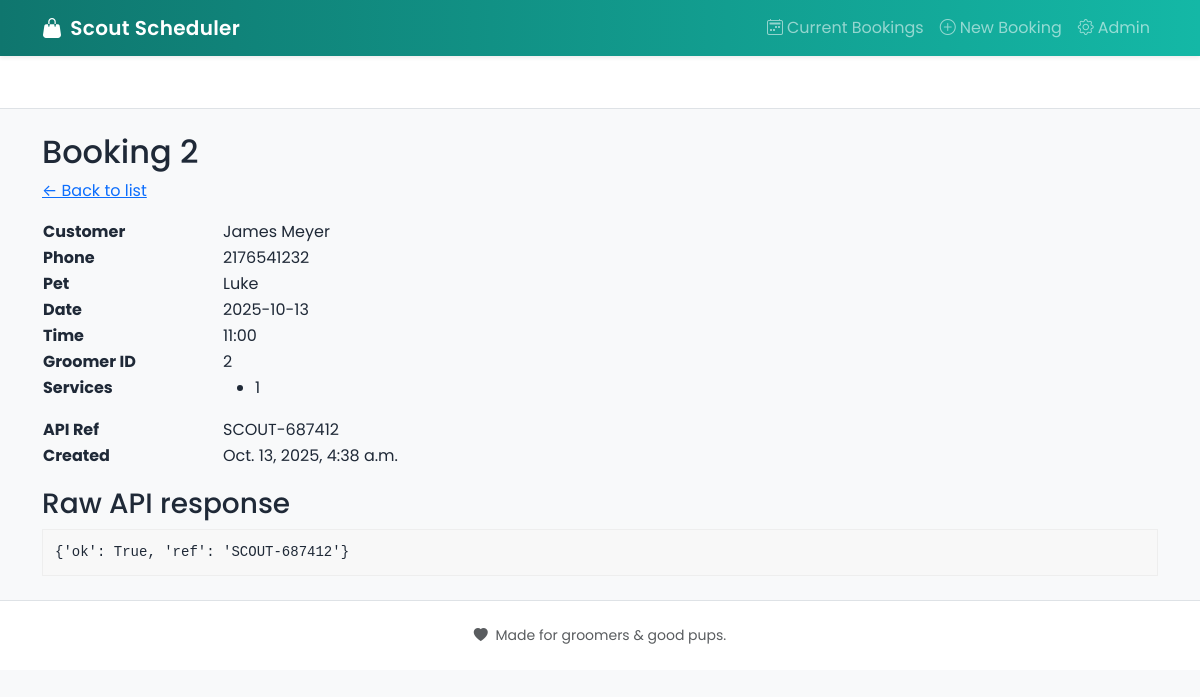
The page /booking/2/ on the database its author committed.
### booking/models.py (models this page shows, shortened)
class Booking(models.Model):
    customer = models.ForeignKey(Customer, on_delete=models.SET_NULL, null=True, blank=True)
    pet_name = models.CharField(max_length=100, blank=True, null=True)
    class Meta:
        unique_together = ('groomer_id', 'appointment_date', 'appointment_time')
    services = models.JSONField(default=list, blank=True)
    groomer_id = models.IntegerField(null=True, blank=True)
    appointment_date = models.DateField(null=True, blank=True)
    appointment_time = models.CharField(max_length=20, blank=True, null=True)
    api_ref = models.CharField(max_length=100, blank=True, null=True)
    api_payload = models.JSONField(default=dict, blank=True)
    api_response = models.JSONField(default=dict, blank=True)
    created_at = models.DateTimeField(auto_now_add=True)
    updated_at = models.DateTimeField(auto_now=True)

class Customer(models.Model):
    first_name = models.CharField(max_length=100)
    last_name  = models.CharField(max_length=100)
    phone      = models.CharField(max_length=30)
    created_at = models.DateTimeField(auto_now_add=True)
    class Meta:
        unique_together = ('first_name', 'last_name', 'phone')

### booking/views.py (the view)
# urls.py: path('<int:pk>/', views.booking_detail, name='detail'),
def booking_detail(request, pk):
    booking = get_object_or_404(Booking.objects.select_related('customer'), pk=pk)
    return render(request, 'booking/booking_detail.html', {'booking': booking})

### booking/templates/booking/booking_detail.html (shortened to what this page needs)
{% extends "booking/base.html" %}
{% block content %}
  <h2>Booking {{ booking.id }}</h2>
  <p><a href="{% url 'booking:list' %}">← Back to list</a></p>
  <table style="max-width:720px;">
    <tr><th style="text-align:left; width:180px;">Customer</th><td>{% if booking.customer %}{{ booking.customer.first_name }} {{ booking.customer.last_name }}{% else %}Unknown{% endif %}</td></tr>
    <tr><th style="text-align:left;">Phone</th><td>{% if booking.customer %}{{ booking.customer.phone }}{% else %}—{% endif %}</td></tr>
    <tr><th style="text-align:left;">Pet</th><td>{{ booking.pet_name|default:"—" }}</td></tr>
    <tr><th style="text-align:left;">Date</th><td>{{ booking.appointment_date|date:"Y-m-d" }}</td></tr>
    <tr><th style="text-align:left;">Time</th><td>{{ booking.appointment_time }}</td></tr>
    <tr><th style="text-align:left;">Groomer ID</th><td>{{ booking.groomer_id|default:"—" }}</td></tr>
    <tr><th style="text-align:left; vertical-align:top;">Services</th>
      <td>
        {% if booking.services %}
          <ul>
            {% for s in booking.services %}
              <li>
                {% if s.name %}{{ s.name }} (id: {{ s.id }}){% else %}{{ s }}{% endif %}
              </li>
            {% endfor %}
          </ul>
        {% else %}
          —
        {% endif %}
      </td>
    </tr>
    <tr><th style="text-align:left;">API Ref</th><td>{{ booking.api_ref|default:"—" }}</td></tr>
    <tr><th style="text-align:left;">Created</th><td>{{ booking.created_at }}</td></tr>
  </table>
  <h3 style="margin-top:18px;">Raw API response</h3>
  <pre style="background:#f8f8f8; padding:12px; border:1px solid #eee;">{{ booking.api_response|default:"{}" }}</pre>
{% endblock %}

### static/css/app.css (style rules this page uses)
:root { --brand: #0f766e; --brand-2: #14b8a6; --accent: #fb7185; --ink: #1f2937; --soft-bg: #f6f9fb; }
body { font-family: "Poppins", system-ui, -apple-system, Segoe UI, Roboto, Arial, sans-serif; color: var(--ink); background: var(--soft-bg); }

### rows shown on the page
Booking: id "2", customer.first_name "James", customer.last_name "Meyer", customer.phone "2176541232", pet_name "Luke", appointment_date "2025-10-13", appointment_time "11:00", groomer_id "2", api_ref "SCOUT-687412", created_at "Oct. 13, 2025, 4:38 a.m.", api_response "{'ok': True, 'ref': 'SCOUT-687412'}"

### other values the page prints
{{ s }} "1"
